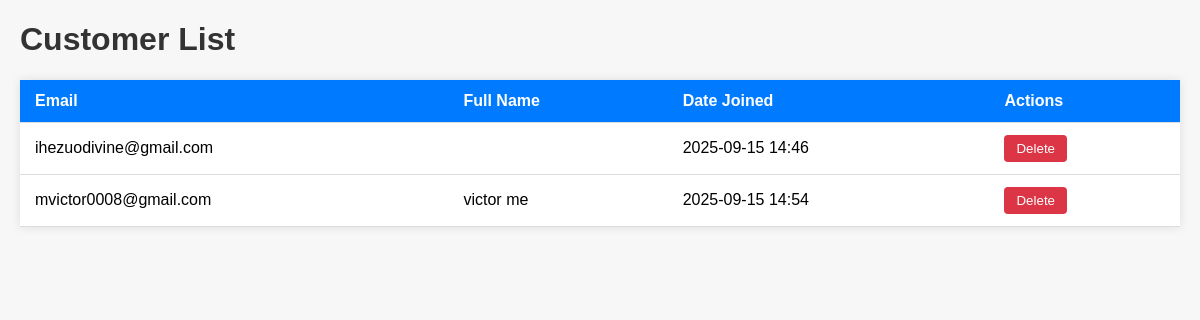
Before: /customers/ (signed in) with the older database file.
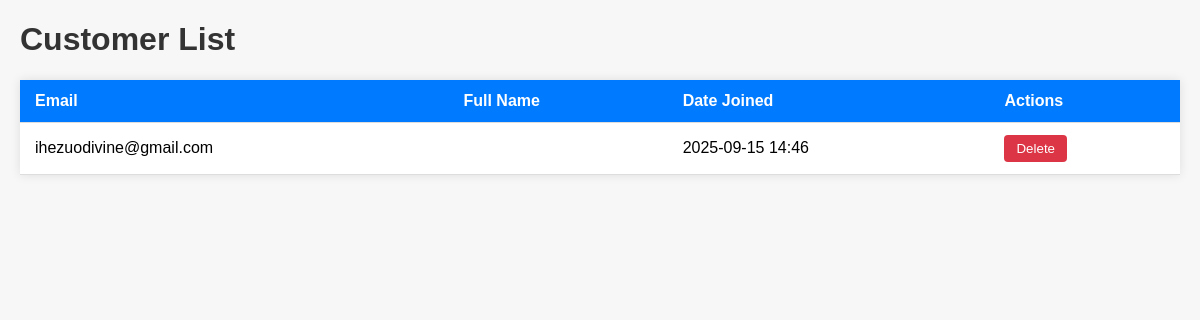
After: the same page with the newer database file.
### core/models.py (models this page shows, shortened)
class CustomUser(AbstractUser):
    email = models.EmailField(unique=True)
    full_name = models.CharField(max_length=100)
    USERNAME_FIELD = "email"
    REQUIRED_FIELDS = ["username"]
    objects = CustomUserManager()

### core/views.py (the view)
# urls.py: path("customers/", views.customer_list, name="customer"),
@login_required
def customer_list(request):
    users = CustomUser.objects.all()
    return render(request, "core/customers.html", {"users": users})

### templates/core/customers.html (shortened to what this page needs)
<!DOCTYPE html>
<html lang="en">
<head>
</head>
<body>
    <h1>Customer List</h1>
    <table>
        <thead>
            <tr>
                <th>Email</th>
                <th>Full Name</th>
                <th>Date Joined</th>
                <th>Actions</th>
            </tr>
        </thead>
        <tbody>
        {% for user in users %}
            <tr>
                <td>{{ user.email }}</td>
                <td>{{ user.first_name }} {{ user.last_name }}</td>
                <td>{{ user.date_joined|date:"Y-m-d H:i" }}</td>
                <td>
                    {% if request.user.is_superuser %}
                    <form method="post" action="{% url 'core:delete-customer' user.id %}" style="display:inline;">
                        <button type="submit" onclick="return confirm('Are you sure you want to delete this user?');">
                            Delete
                        </button>
                    </form>
                    {% else %}
                        <span style="color:gray;">Not allowed</span>
                    {% endif %}
                </td>
            </tr>
        {% endfor %}
        </tbody>
    </table>
</body>
</html>

Changed rows visible on the page:
removed CustomUser: email "mvictor0008@gmail.com", first_name "victor", last_name "me", date_joined "2025-09-15 14:54"
